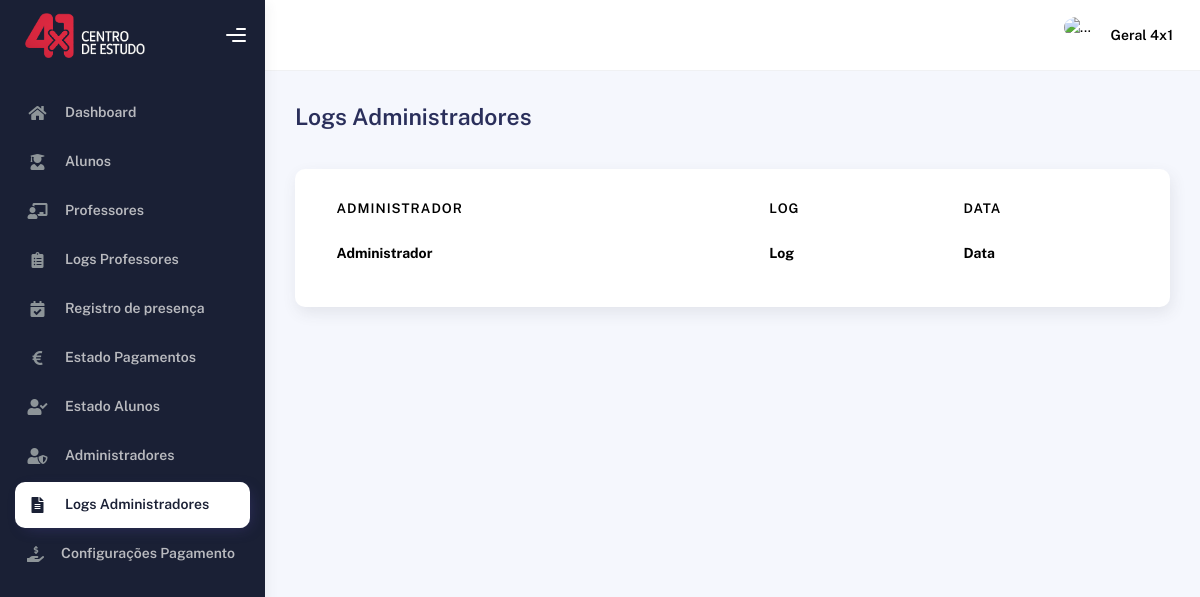
Before: /adminLogs.php (signed in) with the older database file.
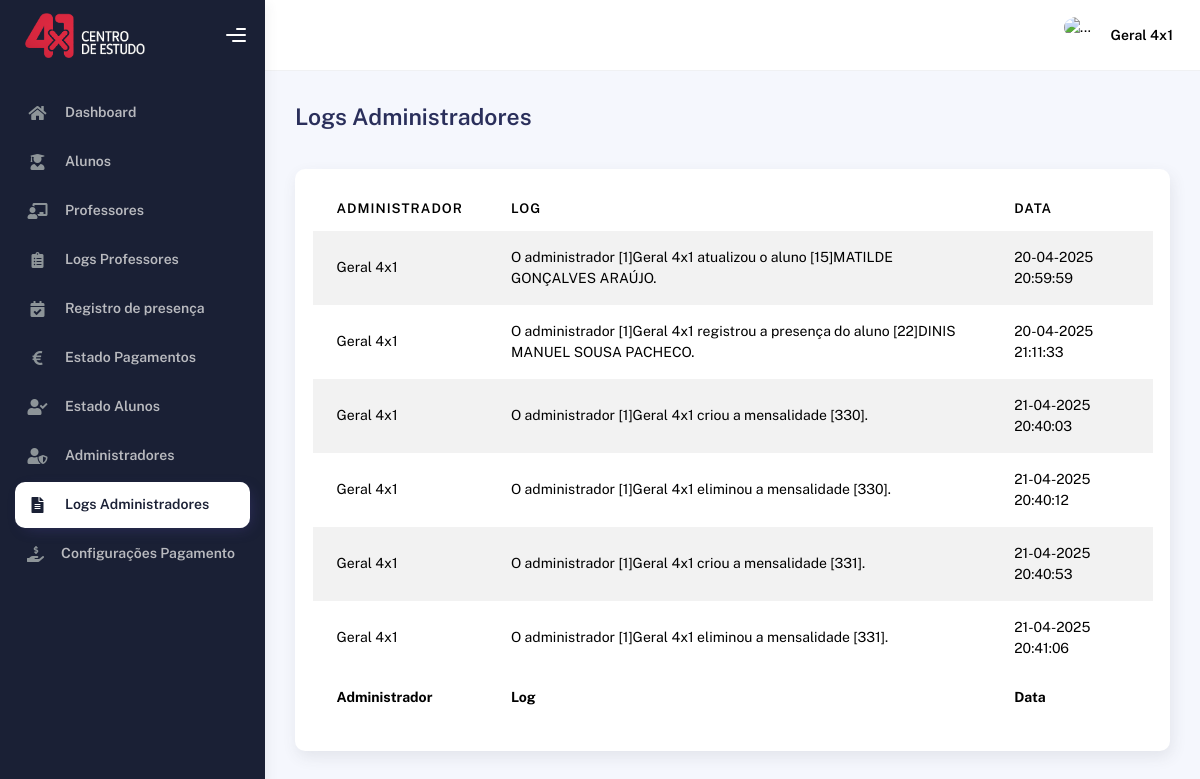
After: the same page with the newer database file.
### tables this page shows
CREATE TABLE IF NOT EXISTS `administrador_logs` (
  `idAdministrador` int NOT NULL,
  `dataLog` timestamp NOT NULL DEFAULT CURRENT_TIMESTAMP,
  `logFile` text NOT NULL,
  KEY `idAdministrator` (`idAdministrador`)
);

CREATE TABLE IF NOT EXISTS `administrador` (
  `id` int NOT NULL AUTO_INCREMENT,
  `nome` varchar(50) NOT NULL,
  `email` text NOT NULL,
  `pass` text NOT NULL,
  `img` varchar(250) DEFAULT 'https://www.google.com/url?sa=i&url=https%3A%2F%2Fbr.freepik.com%2Ffotos-vetores-gratis%2Fuser-icon&psig=AOvVaw3d95dQ6o0U0qDmh29NZRCh&ust=1738437993975000&source=images&cd=vfe&opi=89978449&ved=0CBEQjRxqFwoTCNDnnqnYoIsDFQAAAAAdAAAAABAJ',
  `adminMor` tinyint NOT NULL,
  `created` timestamp NOT NULL DEFAULT CURRENT_TIMESTAMP,
  `updated` timestamp NOT NULL DEFAULT CURRENT_TIMESTAMP,
  `active` tinyint(1) NOT NULL DEFAULT '1',
  PRIMARY KEY (`id`)
);

### adminLogs.php (the view, shortened to what this page needs)
<?php
    include('./head.php');
    $estouEm = 9;
?>
</head>
  <body>
    <div class="wrapper">
      <?php
        include('./sideBar.php');
      ?>
        <div class="container">
          <div class="page-inner">
            <div
              class="d-flex align-items-left align-items-md-center flex-column flex-md-row pt-2 pb-4"
            >
              <div>
                <h3 class="fw-bold mb-3">Logs Administradores</h3>
              </div>
            </div>
            <div class="col-md-12">
                <div class="card">
                  <div class="card-body">
                    <div class="table-responsive">
                      <table
                        id="multi-filter-select"
                        class="display table table-striped table-hover"
                      >
                        <thead>
                          <tr>
                            <th>Administrador</th>
                            <th>Log</th>
                            <th>Data</th>
                          </tr>
                        </thead>
                        <tfoot>
                          <tr>
                            <th>Administrador</th>
                            <th>Log</th>
                            <th>Data</th>
                          </tr>
                        </tfoot>
                        <tbody>
                          <?php
                            $sql = "SELECT nome, DATE_FORMAT(dataLog, '%d-%m-%Y %H:%i:%s') AS dataLog, logFile FROM administrador_logs INNER JOIN administrador ON idAdministrador = id WHERE active = 1;";
                            $result = $con->query($sql);
                            if ($result->num_rows > 0) {
                                while ($row = $result->fetch_assoc()) {
                                    echo "<tr>
                                            <td>{$row['nome']}</td>
                                            <td>{$row['logFile']}</td>
                                            <td>{$row['dataLog']}</td>
                                        </tr>";
                                }
                            }
                          ?>
                        </tbody>
                      </table>
                    </div>
                  </div>
                </div>
              </div>
          </div>
        </div>
      </div>
    </div>
  </body>
</html>

### head.php (shortened to what this page needs)
<!DOCTYPE html>
<html lang="en">
<head>
    <link href="https://cdnjs.cloudflare.com/ajax/libs/font-awesome/6.0.0/css/all.min.css" rel="stylesheet">
    <link rel="stylesheet" href="assets/css/bootstrap.min.css" />
    <link rel="stylesheet" href="assets/css/plugins.min.css" />
    <link rel="stylesheet" href="assets/css/kaiadmin.min.css" />
</head>

### sideBar.php (shortened to what this page needs)
<div class="sidebar sidebar-style-2" data-background-color="dark">
    <div class="sidebar-logo">
        <div class="logo-header" data-background-color="dark">
            <a href="dashboard.php" class="logo">
                <img src="./images/LogoBranco4x1.png" alt="navbar brand" class="navbar-brand" height="45">
            </a>
            <div class="nav-toggle">
                <button class="btn btn-toggle toggle-sidebar">
                    <i class="gg-menu-right"></i>
                </button>
            </div>
        </div>
    </div>
    <div class="sidebar-wrapper scrollbar scrollbar-inner">
        <div class="sidebar-content">
        <ul class="nav nav-secondary">
            <li class="nav-item <?php echo ($estouEm == 1) ? 'active' : ''; ?>">
                <a href="dashboard.php">
                    <i class="fas fa-home"></i>
                    <p>Dashboard</p>
                </a>
            </li>
            <li class="nav-item <?php echo ($estouEm == 2) ? 'active' : ''; ?>">
                <a href="aluno.php">
                    <i class="fas fa-user-graduate"></i>
                    <p>Alunos</p>
                </a>
            </li>
            <?php if ($_SESSION["tipo"] == "administrador") { ?>
                <li class="nav-item <?php echo ($estouEm == 3) ? 'active' : ''; ?>">
                    <a href="professor.php">
                        <i class="fas fa-chalkboard-teacher"></i>
                        <p>Professores</p>
                    </a>
                </li>
                <li class="nav-item <?php echo ($estouEm == 4) ? 'active' : ''; ?>">
                    <a href="professorLogs.php">
                        <i class="fas fa-clipboard-list"></i>
                        <p>Logs Professores</p>
                    </a>
                </li>
            <?php } ?>
            <li class="nav-item <?php echo ($estouEm == 5) ? 'active' : ''; ?>">
                <a href="presenca.php">
                    <i class="fas fa-calendar-check"></i>
                    <p>Registro de presença</p>
                </a>
            </li>
            <li class="nav-item <?php echo ($estouEm == 6) ? 'active' : ''; ?>">
                <a href="pagamentoEstado.php">
                    <i class="fas fa-euro-sign"></i>
                    <p>Estado Pagamentos</p>
                </a>
            </li>
            <li class="nav-item <?php echo ($estouEm == 7) ? 'active' : ''; ?>">
                <a href="estadoAlunos.php">
                    <i class="fas fa-user-check"></i>
                    <p>Estado Alunos</p>
                </a>
            </li>
            <?php if ($_SESSION["tipo"] == "administrador") { ?>
                <li class="nav-item <?php echo ($estouEm == 8) ? 'active' : ''; ?>">
                    <a href="admin.php">
                        <i class="fas fa-user-shield"></i>
                        <p>Administradores</p>
                    </a>
                </li>
                <li class="nav-item <?php echo ($estouEm == 9) ? 'active' : ''; ?>">
                    <a href="adminLogs.php">
                        <i class="fas fa-file-alt"></i>
                        <p>Logs Administradores</p>
                    </a>
                </li>
                <li class="nav-item <?php echo ($estouEm == 10) ? 'active' : ''; ?>">
                    <a href="pagamentoConfig.php">
                        <i class="fas fa-hand-holding-usd"></i>
                        <p>Configurações Pagamento</p>
                    </a>
                </li>
            <?php } ?>
        </ul>
        </div>
    </div>
    </div>
<div class="main-panel">
    <div class="main-header">
        <nav
        class="navbar navbar-header navbar-header-transparent navbar-expand-lg border-bottom"
        >
        <div class="container-fluid">
            <ul class="navbar-nav topbar-nav ms-md-auto align-items-center">
            <li class="nav-item topbar-user dropdown hidden-caret">
                <a
                class="dropdown-toggle profile-pic"
                data-bs-toggle="dropdown"
                href="#"
                aria-expanded="false"
                >
                <div class="avatar-sm">
                    <img
                    src="<?php echo $_SESSION['img']; ?>"
                    alt="..."
                    class="avatar-img rounded-circle"
                    />
                </div>
                <span class="profile-username">
                    <span class="fw-bold"><?php echo $_SESSION['nome']; ?></span>
                </span>
                </a>
            </li>
            </ul>
        </div>
        </nav>
    </div>

Changed rows visible on the page:
added administrador_logs: idAdministrador.nome "Geral 4x1", logFile "O administrador [1]Geral 4x1 atualizou o aluno [15]MATILDE GONÇALVES ARAÚJO.", dataLog "20-04-2025 20:59:59"
added administrador_logs: idAdministrador.nome "Geral 4x1", logFile "O administrador [1]Geral 4x1 registrou a presença do aluno [22]DINIS MANUEL SOUSA PACHECO.", dataLog "20-04-2025 21:11:33"
added administrador_logs: idAdministrador.nome "Geral 4x1", logFile "O administrador [1]Geral 4x1 criou a mensalidade [330].", dataLog "21-04-2025 20:40:03"
added administrador_logs: idAdministrador.nome "Geral 4x1", logFile "O administrador [1]Geral 4x1 eliminou a mensalidade [330].", dataLog "21-04-2025 20:40:12"
added administrador_logs: idAdministrador.nome "Geral 4x1", logFile "O administrador [1]Geral 4x1 criou a mensalidade [331].", dataLog "21-04-2025 20:40:53"
added administrador_logs: idAdministrador.nome "Geral 4x1", logFile "O administrador [1]Geral 4x1 eliminou a mensalidade [331].", dataLog "21-04-2025 20:41:06"
